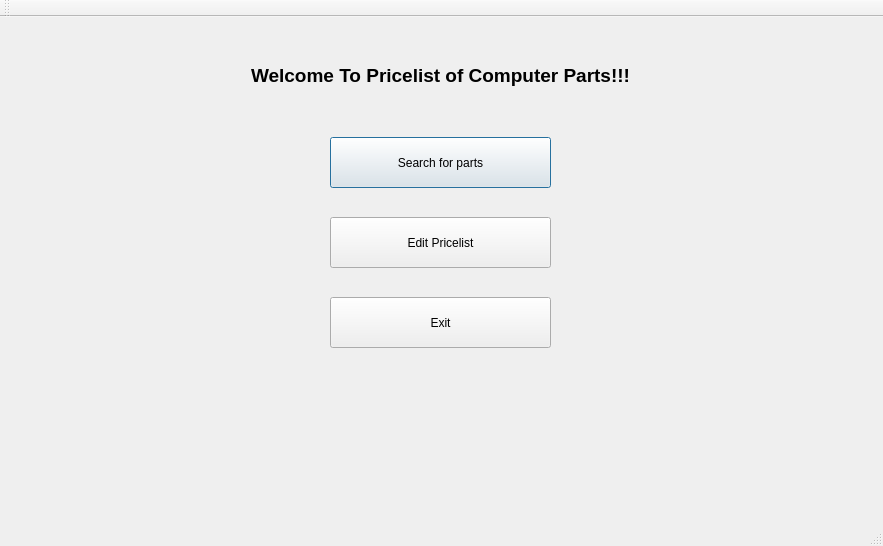
<?xml version="1.0" encoding="UTF-8"?>
<ui version="4.0">
 <class>MainWindow</class>
 <widget class="QMainWindow" name="MainWindow">
  <property name="geometry">
   <rect>
    <x>0</x>
    <y>0</y>
    <width>883</width>
    <height>546</height>
   </rect>
  </property>
  <property name="windowTitle">
   <string>MainWindow</string>
  </property>
  <property name="windowIcon">
   <iconset theme="icon.ico">
    <normaloff>.</normaloff>.</iconset>
  </property>
  <widget class="QWidget" name="centralWidget">
   <widget class="QPushButton" name="Search">
    <property name="geometry">
     <rect>
      <x>330</x>
      <y>120</y>
      <width>221</width>
      <height>51</height>
     </rect>
    </property>
    <property name="text">
     <string>Search for parts</string>
    </property>
    <property name="autoDefault">
     <bool>false</bool>
    </property>
    <property name="default">
     <bool>true</bool>
    </property>
   </widget>
   <widget class="QLabel" name="label">
    <property name="geometry">
     <rect>
      <x>0</x>
      <y>1</y>
      <width>881</width>
      <height>101</height>
     </rect>
    </property>
    <property name="text">
     <string>&lt;html&gt;&lt;head/&gt;&lt;body&gt;&lt;p align=&quot;center&quot;&gt;&lt;br/&gt;&lt;span style=&quot; font-size:14pt; font-weight:700;&quot;&gt;Welcome To Pricelist of Computer Parts!!!&lt;/span&gt;&lt;/p&gt;&lt;/body&gt;&lt;/html&gt;</string>
    </property>
   </widget>
   <widget class="QPushButton" name="Edit">
    <property name="geometry">
     <rect>
      <x>330</x>
      <y>200</y>
      <width>221</width>
      <height>51</height>
     </rect>
    </property>
    <property name="text">
     <string>Edit Pricelist</string>
    </property>
    <property name="autoDefault">
     <bool>false</bool>
    </property>
    <property name="default">
     <bool>false</bool>
    </property>
    <property name="flat">
     <bool>false</bool>
    </property>
   </widget>
   <widget class="QPushButton" name="Exit">
    <property name="geometry">
     <rect>
      <x>330</x>
      <y>280</y>
      <width>221</width>
      <height>51</height>
     </rect>
    </property>
    <property name="text">
     <string>Exit</string>
    </property>
   </widget>
  </widget>
  <widget class="QMenuBar" name="menuBar">
   <property name="geometry">
    <rect>
     <x>0</x>
     <y>0</y>
     <width>883</width>
     <height>22</height>
    </rect>
   </property>
  </widget>
  <widget class="QToolBar" name="mainToolBar">
   <attribute name="toolBarArea">
    <enum>TopToolBarArea</enum>
   </attribute>
   <attribute name="toolBarBreak">
    <bool>false</bool>
   </attribute>
  </widget>
  <widget class="QStatusBar" name="statusBar"/>
 </widget>
 <layoutdefault spacing="6" margin="11"/>
 <resources>
  <include location="MainWindow.qrc"/>
 </resources>
 <connections/>
</ui>
